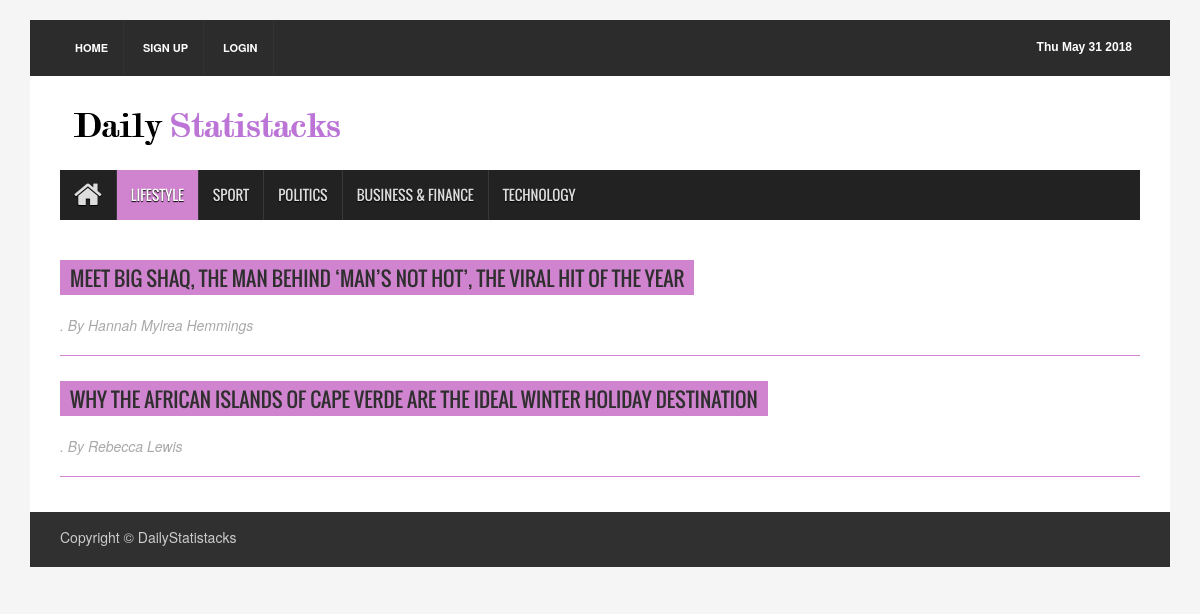
The page /lifestyleRedirect/ on the database its author committed.
### newspaper/models.py (models this page shows, shortened)
class Article( models.Model ) :
    articleType     = models.CharField( max_length = 100 )
    author          = models.CharField( max_length = 1000 )
    headline        = models.CharField( max_length = 1000 )
    body            = models.CharField( max_length = 1000000000000 )
    publicationDate = models.DateField()

### newspaper/views.py (the view, shortened to what this page needs)
# urls.py: url( r'^lifestyleRedirect/$' , lifestyleRedirect , name = 'lifestyleRedirect' ) ,
def lifestyleRedirect( request ) :
    try :
        articleList = Article.objects.filter( articleType  = 'lifestyle' )
        if ( 'username' not in request.session ) :
            context = { 'articleList' : articleList }
            return render( request , 'newspaper/lifestyle.html' , context )
    except Exception :
        if ( 'username' not in request.session ) :
            return render( request , 'newspaper/lifestyle.html' , {} )
        else : ## logged in
            name         = getName( request.session['username'] )
            context      = {
                               'fName'        : name
                           }
            return render( request , 'newspaper/lifestyle2.html' , context )

### newspaper/templates/newspaper/lifestyle.html (shortened to what this page needs)
{% extends "newspaper/base.html" %}
{% block content %}
{% load static %}
<div class="container">
<header id="header">
  <div class="row">
    <div class="col-lg-12 col-md-12 col-sm-12">
      <div class="header_top">
        <div class="header_top_left">
          <ul class="top_nav">
            <li><a href = "/">Home</a></li>
            <li><a href = "/registerRedirect/">Sign Up</a></li>
            <li><a href = "/loginRedirect/">Login</a></li>
          </ul>
        </div>
        <div class="header_top_right">
          <p><span id="datetime"></span></p>
        </div>
      </div>
    </div>
    <div class="col-lg-12 col-md-12 col-sm-12">
      <div class="header_bottom">
        <div class="logo_area"><a href="/" class="logo"><img src="{% static "newspaper/images/testlogo.png" %}" alt="" ></a></div>
      </div>
  </div>
</header>
<section id="navArea">
  <nav class="navbar navbar-inverse" role="navigation">
    <div id="navbar" class="navbar-collapse collapse">
      <ul class="nav navbar-nav main_nav">
        <li><a href = "/"><span class="fa fa-home desktop-home"></span><span class="mobile-show">Home</span></a></li>
        <li class="active"><a id = 'lifestyle' href = "/lifestyleRedirect/">Lifestyle</a></li>
        <li><a href = "/sportRedirect/">Sport</a></li>
        <li><a href = "/politicsRedirect/">Politics</a></li>
        <li><a href = "/businessfinanceRedirect/">Business & Finance</a></li>
        <li><a href = "/technologyRedirect/">Technology</a></li>
      </ul>
    </div>
  </nav>
</section>
<section id="contentSection">
  <div class="row">
    <div class="col-lg-12 col-md-12 col-sm-12">
      <div class="left_content">
        <div class="contact_area">
          {% if articleList %}
            {% for article in articleList %}
              <h2><a href = "{% url 'detail' article.id %}"> {{ article.headline }}</a></h2>
              <p class = "author"><i>. By {{ article.author }} </i></p>
              <br> <br>
              <hr class = "divider">
            {% endfor %}
          {% else %}
              <h2> NO LIFESTYLE ARTICLES </h2>
          {% endif %}
        </div>
      </div>
    </div>
  </div>
</section>
<footer id="footer">
  <div class="footer_bottom">
    <p class="copyright">Copyright &copy; DailyStatistacks</p>
  </div>
</footer>
</div>
{% endblock %}

### newspaper/static/newspaper/assets/css/theme.css (style rules this page uses)
.navbar-inverse .navbar-nav > .active > a, .navbar-inverse .navbar-nav > .active > a:hover, .navbar-inverse .navbar-nav > .active > a:focus { background-color:#d083cf }
.contact_area > h2 { background-color:#d083cf }

### newspaper/static/newspaper/assets/css/style.css (style rules this page uses)
body { background:#f5f5f5 }
ul { padding:0; margin:0; list-style:none }
a { text-decoration:none; color:#2f2f2f }
h1, h2, h3, h4, h5, h6 { font-family:'Oswald',sans-serif }
h2 { line-height:23px }
img { border:none }
#header { display:inline; float:left; width:100%; margin-top:20px }
.header_top { background-color:#2c2c2c; display:inline; float:left; padding:0 30px; width:100% }
.header_top_left { float:left; display:inline; width:50% }
.top_nav { text-align:left }
.top_nav li { display:inline-block }
.top_nav li a { display:inline-block; border-right:1px solid #333; color:#fff; font-size:11px; font-weight:bold; padding:20px 15px; text-transform:uppercase; -webkit-transition:all 0.5s; -o-transition:all 0.5s; transition:all 0.5s }
.header_top_right { float:left; display:inline; width:50%; text-align:right }
.header_top_right > p { color:#fff; display:inline-block; float:right; font:bold 12px sans-serif; margin-bottom:0; padding-bottom:20px; padding-right:8px; padding-top:20px }
.header_bottom { background-color:#fff; display:inline; float:left; padding:15px 30px 15px; width:100% }
.logo_area { display:inline; float:left; width:31% }
.logo { font-size:45px; font-weight:bold; color:#000; font-family:'Varela',sans-serif }
.logo img { max-width:100% }
#navArea { float:left; display:inline; width:100%; padding:0 30px; background-color:#fff }
.navbar { border:medium none; border-radius:0 }
.navbar-inverse .navbar-nav > li > a { border-left:1px solid #383838; color:#ddd; font-family:'Oswald',sans-serif; display:inline-block; height:50px; line-height:50px; padding:0 14px; text-shadow:0 1px 1px #000; text-transform:uppercase; -webkit-transition:all 0.5s; -mz-transition:all 0.5s; -ms-transition:all 0.5s; -o-transition:all 0.5s; transition:all 0.5s }
.navbar-inverse .navbar-nav > li:first-child a { border:none }
.navbar-inverse .navbar-nav > .active > a, .navbar-inverse .navbar-nav > .active > a:hover, .navbar-inverse .navbar-nav > .active > a:focus { color:#fff }
.navbar-collapse { padding-left:0 }
.desktop-home { display:block; font-size:30px; margin-top:10px }
#contentSection { float:left; display:inline; width:100%; background-color:#fff; padding:0 30px }
.left_content { float:left; display:inline; width:100% }
#footer { display:inline; float:left; width:100%; margin-bottom:20px }
.footer_bottom { float:left; display:inline; width:100%; padding:10px 30px; background-color:#303030; color:#ccc }
.copyright { float:left; width:50%; padding-top:5px; text-align:left }
.contact_area { float:left; display:inline; width:100%; margin-bottom:30px }
.contact_area > h2 { color:#fff; display:inline-block; font-size:20px; padding:7px 10px 5px; text-transform:uppercase; margin-bottom:30px }
.contact_area > p { margin-bottom:20px }

### newspaper/templates/newspaper/lifestyle.html (style rules this page uses)
hr.divider { display: block; height: 1px; border: 0; border-top: 1px solid #d083cf; margin-top: -40px; margin-bottom: 4px; padding: 0; }
p.author { color: #aaa9aa; margin-top: -10px; }

### rows shown on the page
Article: headline "MEET BIG SHAQ, THE MAN BEHIND ‘MAN’S NOT HOT’, THE VIRAL HIT OF THE YEAR", author "Hannah Mylrea Hemmings"
Article: headline "WHY THE AFRICAN ISLANDS OF CAPE VERDE ARE THE IDEAL WINTER HOLIDAY DESTINATION", author "Rebecca Lewis"
